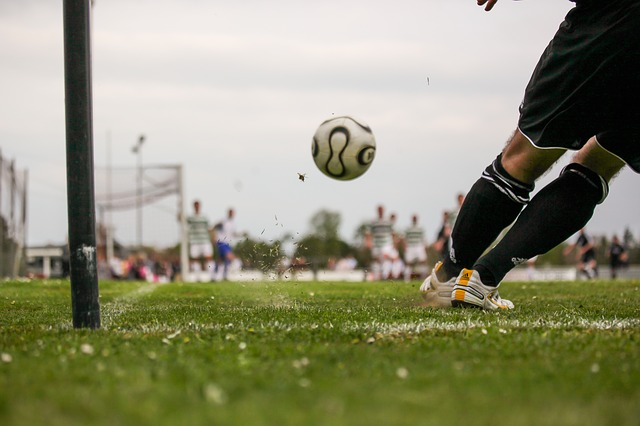
#> input picture 5.jpg, 640 x 426 px
$ python CHP-3ResizingAndCropping.py
#> lines starting #> are read from the running program, lines starting #| are printed output that depends on the picture
#Resizing and Cropping Image

import cv2

img = cv2.imread("5.jpg")
#> img is the input picture: shape (426, 640, 3); mean B, G, R 116.6, 143.5, 143.6
print(img.shape) # gives shape of image as (height, width, no. of BGR)
#| (426, 640, 3)

imgResize = cv2.resize(img, (300, 200)) #(image , (new-width, new-height))
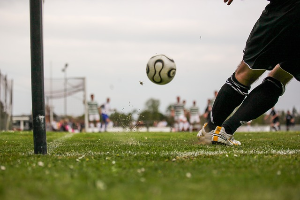
#> imgResize: shape (200, 300, 3); mean B, G, R 116.5, 143.4, 143.5

imgCropped = img[0:200, 200:500] #can be used as matrix(range of heights, range of widths)
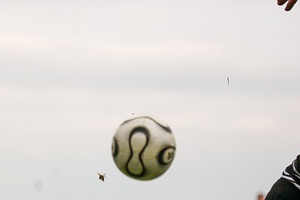
#> imgCropped: shape (200, 300, 3); mean B, G, R 213.9, 217.4, 221.1
cv2.imshow("Image", img)
cv2.imshow("ImageResized", imgResize)
cv2.imshow("ImageCropped", imgCropped)
cv2.waitKey(0)

$ run again, with 10.jpg copied over 5.jpg
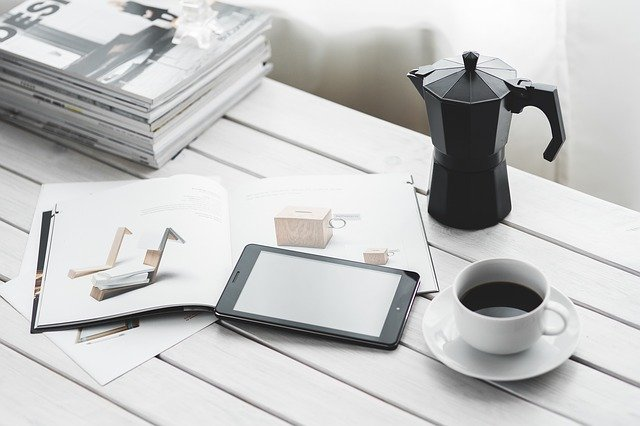
#> input picture 10.jpg, 640 x 426 px
#> img is the input picture: shape (426, 640, 3); mean B, G, R 195.3, 195.8, 195.3
#| (426, 640, 3)
#> `imgResize = cv2.resize(img, (300, 200))`:
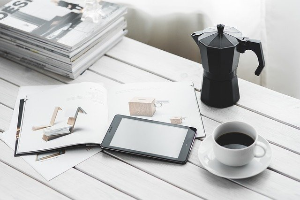
#> imgResize: shape (200, 300, 3); mean B, G, R 195.2, 195.7, 195.2
#> `imgCropped = img[0:200, 200:500]`:
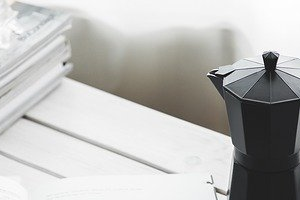
#> imgCropped: shape (200, 300, 3); mean B, G, R 184.2, 186.1, 186.5

$ run again, with 2.jpg copied over 5.jpg
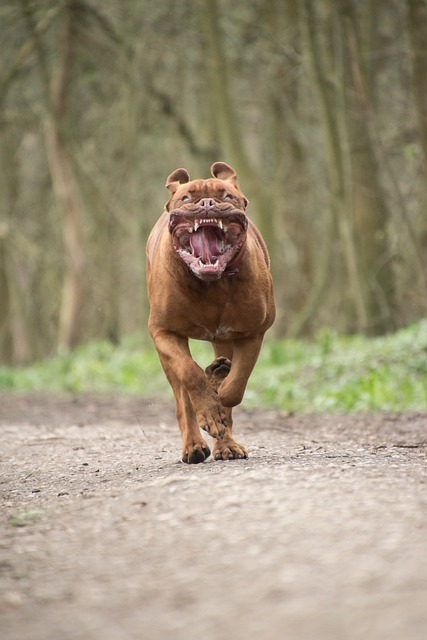
#> input picture 2.jpg, 427 x 640 px
#> img is the input picture: shape (640, 427, 3); mean B, G, R 121.8, 146.5, 156.9
#| (640, 427, 3)
#> `imgResize = cv2.resize(img, (300, 200))`:
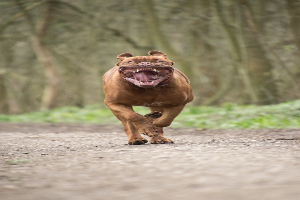
#> imgResize: shape (200, 300, 3); mean B, G, R 121.7, 146.3, 156.8
#> `imgCropped = img[0:200, 200:500]`:
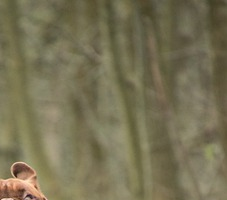
#> imgCropped: shape (200, 227, 3); mean B, G, R 84.3, 113.3, 119.4

$ run again, with 3.jpg copied over 5.jpg
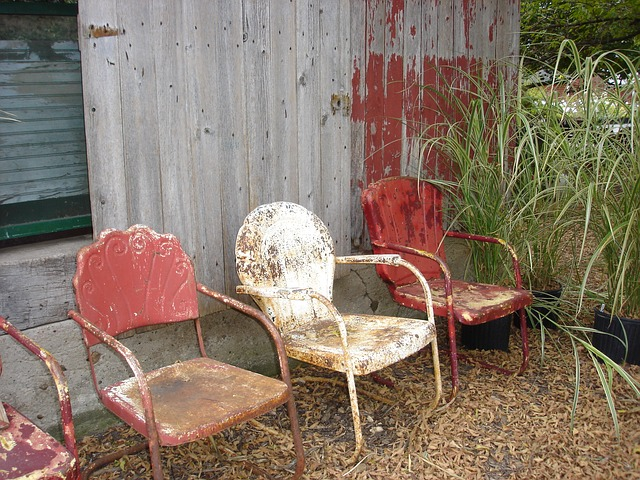
#> input picture 3.jpg, 640 x 480 px
#> img is the input picture: shape (480, 640, 3); mean B, G, R 102.9, 118.2, 135
#| (480, 640, 3)
#> `imgResize = cv2.resize(img, (300, 200))`:
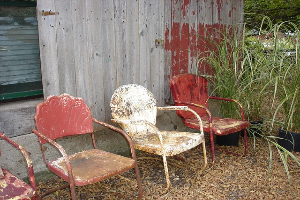
#> imgResize: shape (200, 300, 3); mean B, G, R 102.8, 118.1, 134.9
#> `imgCropped = img[0:200, 200:500]`:
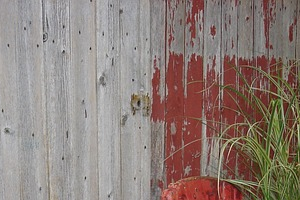
#> imgCropped: shape (200, 300, 3); mean B, G, R 120.9, 127.3, 142.2
